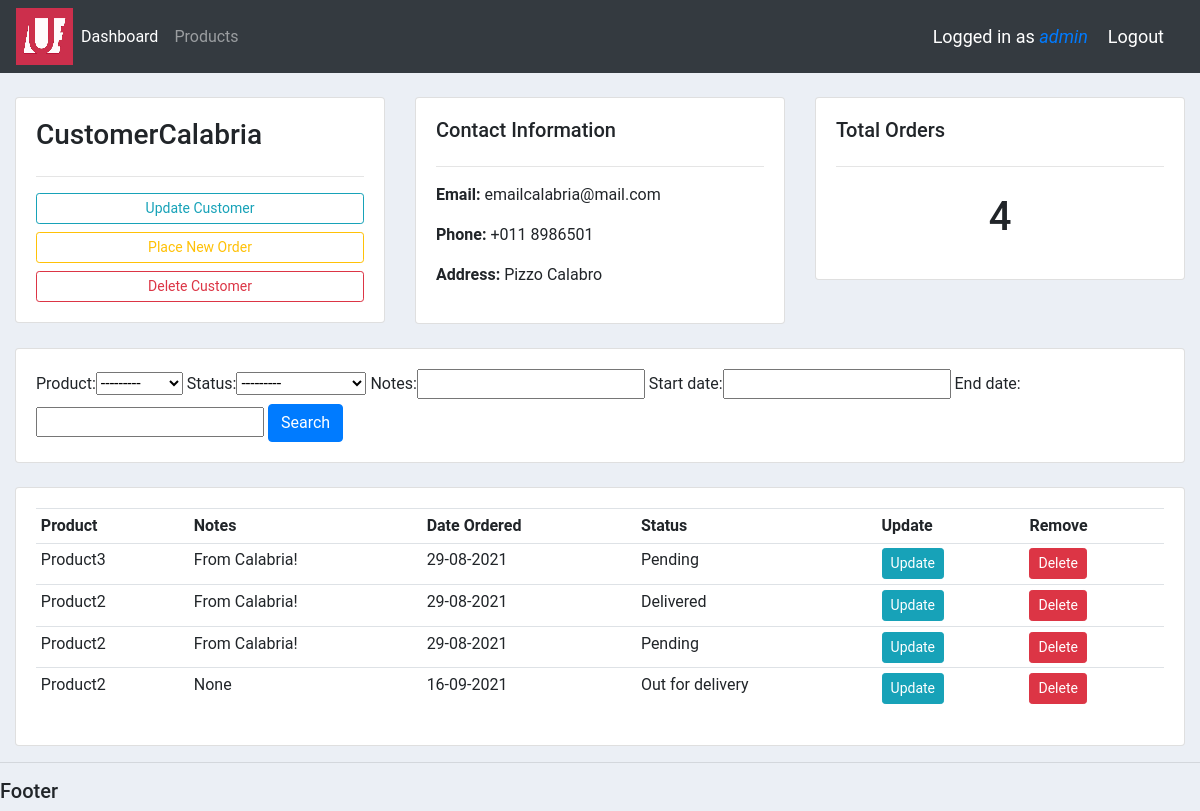
Page /customer/2 (signed in) on the earlier database version.
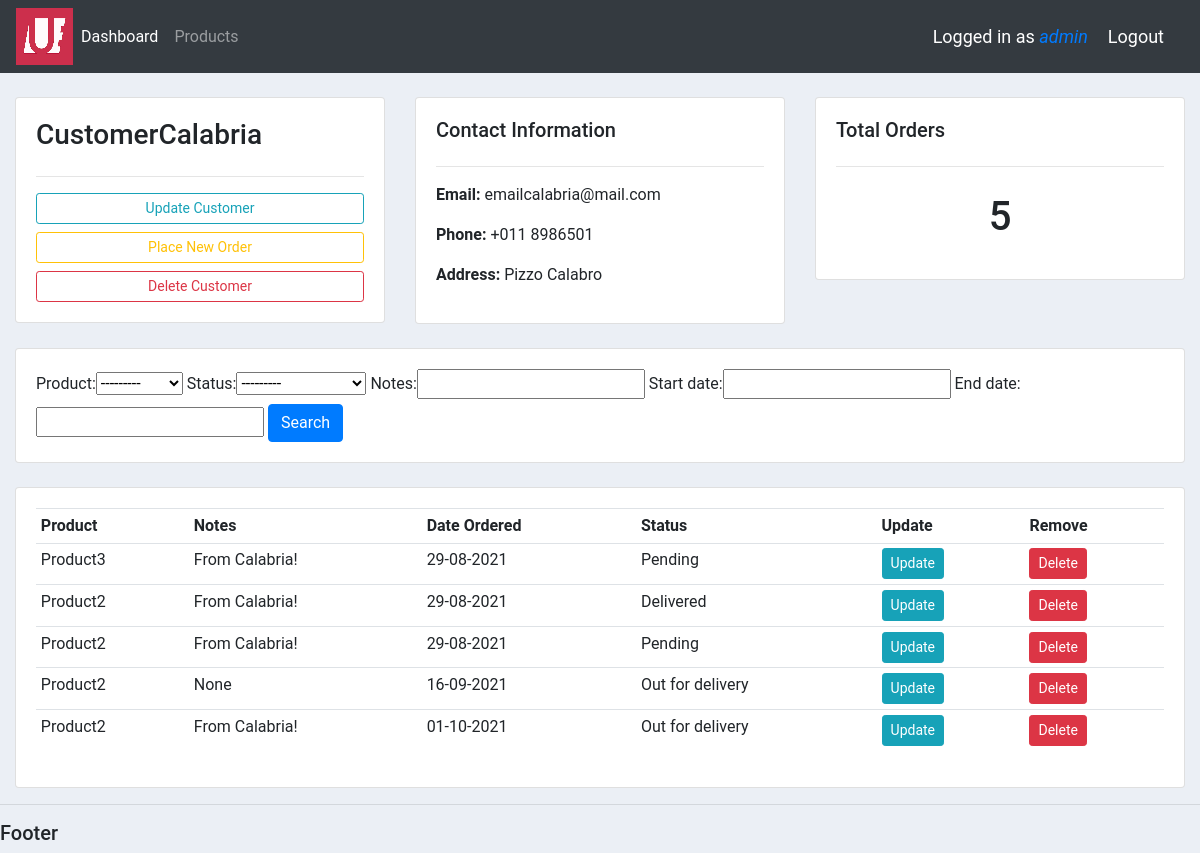
Same page on the later database version.
### accounts/models.py (models this page shows, shortened)
class Customer(models.Model):
    user = models.OneToOneField(User, null=True, blank=True, on_delete=models.SET_NULL)  # One-to-one with user, set user null if deleted
    name = models.CharField(max_length=200, null=True)     # String
    phone = models.CharField(max_length=200, null=True, blank=True)     # String
    region = models.ForeignKey(Group, null=True, on_delete=models.SET_NULL)
    address = models.CharField(max_length=200, null=True, blank=True)   # String
    email = models.CharField(max_length=200, null=True)     # String
    profile_pic = models.ImageField(default="blank_profile.png", null=True, blank=True)      # Image
    date_created = models.DateTimeField(auto_now_add=True)  # Timestamp

class Order(models.Model):
    STATUS = (
        ('Pending','Pending'),
        ('Out for delivery','Out for delivery'),
        ('Delivered','Delivered')
    )
    customer = models.ForeignKey(Customer, null=True, on_delete = models.SET_NULL)
    product = models.ForeignKey(Product, null=True, on_delete=models.SET_NULL)
    date_created = models.DateTimeField(auto_now_add=True)  # Timestamp
    status = models.CharField(max_length=200, null=True, choices=STATUS)     # String with dropdown choices
    notes = models.CharField(max_length=200, null=True, blank=True)

class Product(models.Model):
    CATEGORY = (
        ('Hardware','Hardware'),
        ('Software','Software'),
    )
    name = models.CharField(max_length=200, null=True)     # String
    price = models.FloatField(null=True)                    # Float
    category = models.CharField(max_length=200, null=True, choices=CATEGORY)     # String
    description = models.CharField(max_length=200, null=True, blank=True)     # String, can be blank
    date_created = models.DateTimeField(auto_now_add=True)  # Timestamp
    tag = models.ManyToManyField(Tag)
    def __str__(self):
        return self.name

### accounts/views.py (the view)
# urls.py: path('customer/<str:pk_test>', views.customer, name="customer"),
@login_required(login_url='login')
def customer(request, pk_test):
    customer = Customer.objects.get(id=pk_test)
    orders = customer.order_set.all()
    customer_total_orders = customer.order_set.count()
    myFilter = OrderFilter(request.GET, queryset=orders)
    orders = myFilter.qs
    context = {
        'customer':customer,
        'orders':orders,
        'customer_total_orders':customer_total_orders,
        'myFilter':myFilter
    }
    return render(request, 'accounts/customer.html', context)

### accounts/templatetags/has_group.py (called while the page is built)
@register.filter(name='has_group')
def has_group(user, group_name):
    return user.groups.filter(name=group_name).exists()

### accounts/templates/accounts/customer.html
{%  extends 'accounts/main.html' %}
{% block content %}
<br>
<div class="row">
	<div class="col-md">
		<div class="card card-body">
			<h3>{{ customer.name }}</h3>
			<hr>
			<a class="btn btn-outline-info btn-sm btn-block" href="">Update Customer</a>
			<a class="btn btn-outline-warning btn-sm btn-block" href="{% url 'create_order' customer.id %}">Place New Order</a>
			<a class="btn btn-outline-danger  btn-sm btn-block" href="">Delete Customer</a>
		</div>
	</div>
	<div class="col-md">
		<div class="card card-body">
			<h5>Contact Information</h5>
			<hr>
			<p><b>Email:</b> {{ customer.email }}</p>
			<p><b>Phone:</b> {{ customer.phone }}</p>
			<p><b>Address:</b> {{ customer.address }}</p>
		</div>
	</div>
	<div class="col-md">
		<div class="card card-body">
			<h5>Total Orders</h5>
			<hr>
			<h1 style="text-align: center;padding: 10px">{{ customer_total_orders }}</h1>
		</div>
	</div>
</div>
<br>
<div class="row">
	<div class="col">
		<div class="card card-body">
			<form method="get">
				{{ myFilter.form }}
		    	<button class="btn btn-primary" type="submit">Search</button>
		  </form>
		</div>
	</div>
</div>
<br>
<div class="row">
	<div class="col-md">
		<div class="card card-body">
			<table class="table table-sm">
				<tr>
					<th>Product</th>
					<th>Notes</th>
					<th>Date Ordered</th>
					<th>Status</th>
					<th>Update</th>
					<th>Remove</th>
				</tr>
				{% for order in orders %}
				<tr>
					<td>{{ order.product.name }}</td>
					<td>{{ order.notes }}</td>
					<td>{{ order.date_created|date:"d-m-Y" }}</td>
					<td>{{ order.status }}</td>
					<td><a class="btn btn-sm btn-info" href="{% url 'update_order' order.id %}">Update</a></td>
					<td><a class="btn btn-sm btn-danger" href="{% url 'delete_order' order.id %}">Delete</a></td>
				</tr>
				{% endfor %}
			</table>
		</div>
	</div>
</div>
{% endblock %}

### accounts/templates/accounts/main.html (shortened to what this page needs)
{% load static %}
<!DOCTYPE html>
<html>
<head>
    <link rel="stylesheet" href="https://maxcdn.bootstrapcdn.com/bootstrap/4.0.0/css/bootstrap.min.css"
>
    <link rel="stylesheet" type="text/css" href="{% static '/css/main.css' %}">
</head>
<body>
    {% include 'accounts/navbar.html' %}
    {% block content %}
    {% endblock %}
    <hr>
    <h5>Footer</h5>
</body>
</html>

### accounts/templates/accounts/navbar.html (shortened to what this page needs)
{% load static %}
{% load has_group %}
<nav class="navbar navbar-expand-lg navbar-dark bg-dark">
  <a href="{% url 'home' %}">
    <img src="{% static 'images/logo.png' %}">
  </a>
    <div class="collapse navbar-collapse" id="navbarNav">
      <ul class="navbar-nav">
        <li class="nav-item active">
          <a class="nav-link" href="{% url 'home' %}">Dashboard</a>
        </li>
        {% if request.user|has_group:"Customers" %}
        <li class="nav-item">
          <a class="nav-link" href="{% url 'user_settings' %}">Settings</a>
        </li>
        {% else %}
        <li class="nav-item">
          <a class="nav-link" href="{% url 'products' %}">Products</a>
        </li>
        {% endif %}
      </ul>
    </div>
    <span class="hello-msg">Logged in as <a href="{% url 'user_page' %}"><i>{{ request.user }}</i></a></span>
    <span><a class="hello-msg" href="{% url 'logout' %}">Logout</a></span>
  </nav>

### static/css/main.css (style rules this page uses)
body { font-family: 'Roboto', sans-serif !important; background-color: #ebeff5 !important; }
.row { margin: auto; }

### accounts/templates/accounts/navbar.html (style rules this page uses)
.hello-msg { font-size: 18px; color: white; margin-right: 20px; }

Differences in the rows shown:
added Order: product.name "Product2", notes "From Calabria!", date_created "01-10-2021", status "Out for delivery"
Other differences:
{{ customer_total_orders }}: "4" → "5"
